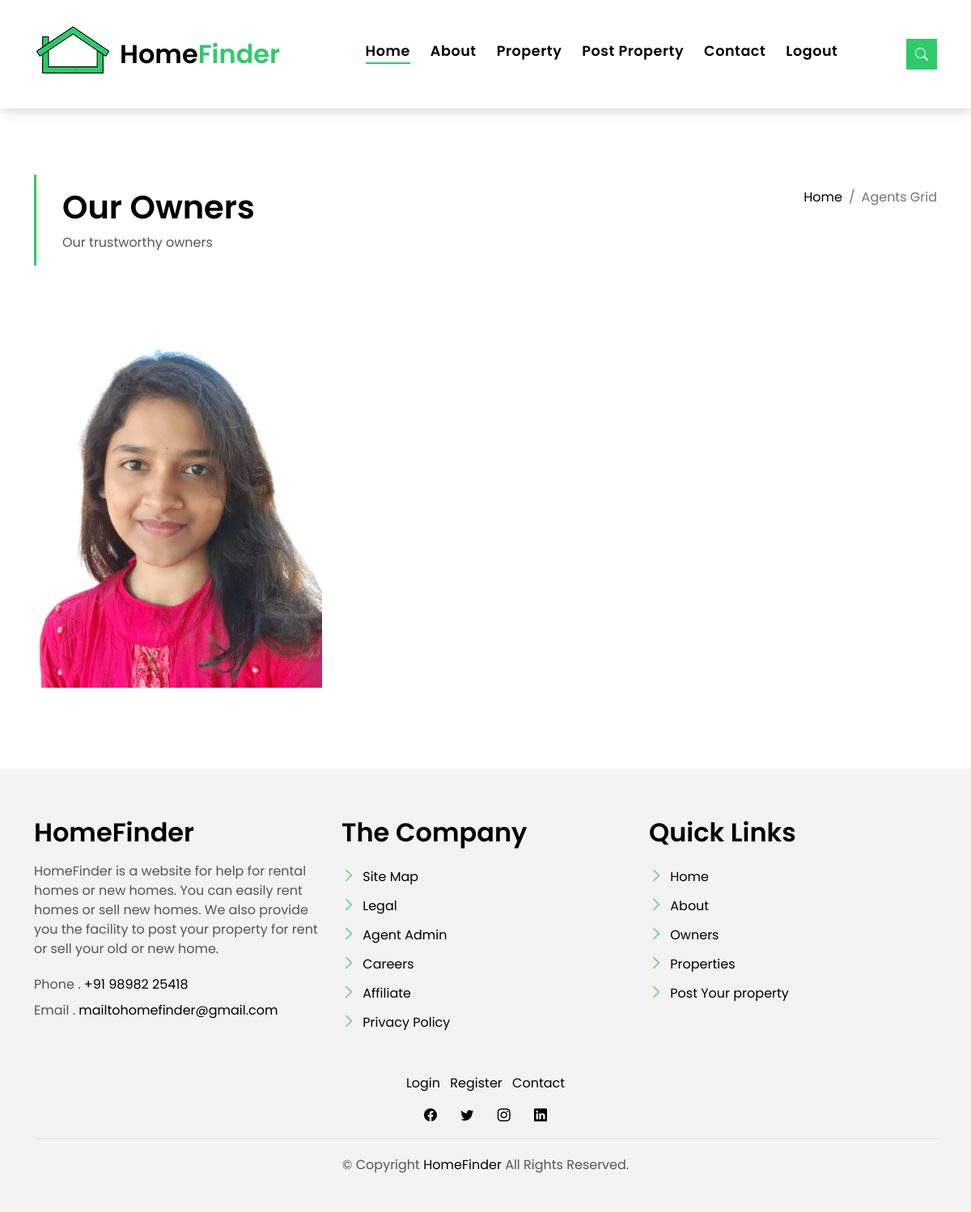
The app's page /agents_grid/ (signed in), older data.
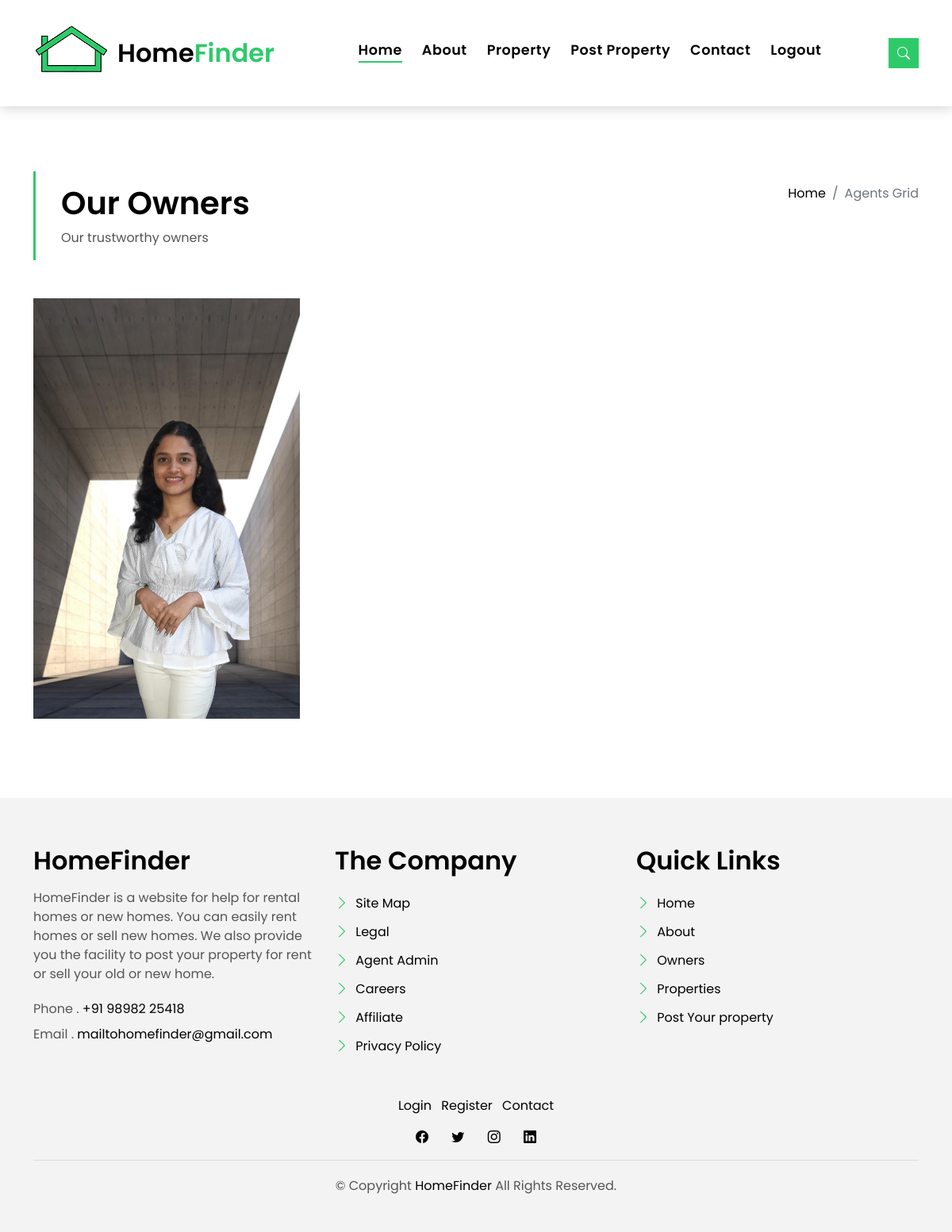
The same page, newer data.
### HomeFinderApp/models.py (models this page shows)
class Post(models.Model):
    user = models.ForeignKey(User, on_delete=models.CASCADE, null=True, blank=True)
    property_id = models.CharField(max_length=15, null=True)
    location = models.CharField(max_length=100, null=True)
    add1 = models.CharField(max_length=100, null=True)
    pincode = models.CharField(max_length=100, null=True)
    property_type = models.CharField(max_length=100, null=True)
    status = models.CharField(max_length=100, null=True)
    area = models.CharField(max_length=100, null=True)
    price = models.CharField(max_length=100, null=True)
    beds = models.CharField(max_length=100, null=True)
    parking = models.CharField(max_length=100, null=True)
    property_des = models.CharField(max_length=255, null=True)
    imagefile = models.FileField(upload_to="Images", null=True, blank=True)
    videofile = models.FileField(upload_to="Videos", null=True, blank=True)
    name = models.CharField(max_length=100, null=True)
    mobile_no = models.CharField(max_length=10, null=True)
    email = models.EmailField(max_length=100, null=True)
    owner_des = models.CharField(max_length=255, null=True)
    owner_imagefile = models.FileField(upload_to="ProfileImages", null=True, blank=True)
    balcony = models.CharField(max_length=5, null=True, blank=True)
    security = models.CharField(max_length=5, null=True, blank=True)
    tv = models.CharField(max_length=5, null=True, blank=True)
    refrigerator = models.CharField(max_length=5, null=True, blank=True)
    modular_kitchen = models.CharField(max_length=5, null=True, blank=True)
    parking_area = models.CharField(max_length=5, null=True, blank=True)
    power_backup = models.CharField(max_length=5, null=True, blank=True)
    ac = models.CharField(max_length=5, null=True, blank=True)
    fit = models.CharField(max_length=5, null=True, blank=True)
    kids_area = models.CharField(max_length=5, null=True, blank=True)
    water = models.CharField(max_length=5, null=True, blank=True)
    bike = models.CharField(max_length=5, null=True, blank=True)
    class Meta:
        db_table = "Post"

### HomeFinderApp/views.py (the view)
# urls.py: path('agents_grid/', views.agents_grid, name='agents_grid'),
def agents_grid(request):
    if request.user.is_authenticated:
        posts = Post.objects.all()
        context = {'posts': posts}
        return render(request, 'agents_grid.html', context)
    else:
        messages.info(request, 'Login to view more Owners....')
        return render(request, 'signin.html')

### HomeFinderApp/templates/agents_grid.html (shortened to what this page needs)
{% extends 'base.html' %}
{% block content %}
{% load static %}
<main id="main">
    <section class="intro-single">
        <div class="container">
            <div class="row">
                <div class="col-md-12 col-lg-8">
                    <div class="title-single-box">
                        <h1 class="title-single">Our Owners</h1>
                        <span class="color-text-a">Our trustworthy owners</span>
                    </div>
                </div>
                <div class="col-md-12 col-lg-4">
                    <nav aria-label="breadcrumb" class="breadcrumb-box d-flex justify-content-lg-end">
                        <ol class="breadcrumb">
                            <li class="breadcrumb-item">
                                <a href="#">Home</a>
                            </li>
                            <li aria-current="page" class="breadcrumb-item active">
                                Agents Grid
                            </li>
                        </ol>
                    </nav>
                </div>
            </div>
        </div>
    </section>
    <section class="agents-grid grid">
        <div class="container">
            <div class="row">
                {% for post in posts %}
                <div class="col-md-4">
                    <div class="card-box-d h-100">
                        <div class="card-img-d">
                            <img alt="" class="img-d img-fluid" src="{{post.owner_imagefile.url}}">
                        </div>
                        <div class="card-overlay card-overlay-hover">
                            <div class="card-header-d">
                                <div class="card-title-d align-self-center">
                                </div>
                            </div>
                            <div class="card-body-d">
                            </div>
                        </div>
                    </div>
                </div>
                {% endfor %}
            </div>
        </div>
    </section>
</main>
{% endblock %}

### HomeFinderApp/templates/base.html (shortened to what this page needs)
<!DOCTYPE html>
{% load static %}
<html lang="en">
<head>
    <link href="{% static 'vendor/animate.css/animate.min.css' %}" rel="stylesheet">
    <link href="{% static 'vendor/bootstrap/css/bootstrap.min.css' %}" rel="stylesheet">
    <link href="{% static 'vendor/bootstrap-icons/bootstrap-icons.css' %}" rel="stylesheet">
    <link href="{% static 'vendor/swiper/swiper-bundle.min.css' %}" rel="stylesheet">
    <link href="https://use.fontawesome.com/releases/v5.3.1/css/all.css" rel="stylesheet">
    <link href="{% static 'css/style.css' %}" rel="stylesheet">
</head>
<body>
<nav class="navbar navbar-default navbar-trans navbar-expand-lg fixed-top">
    <div class="container">
        <img alt="" rel="apple-touch-icon" src="{% static 'img/apple-touch-icon.png' %}"
             style="padding-right: 10px; padding-bottom: 10px">
        <a class="navbar-brand text-brand" href="{% url 'home' %}">Home<span class="color-b">Finder</span></a>
        <div class="navbar-collapse collapse justify-content-center" id="navbarDefault">
            <ul class="navbar-nav">
                {% if user.is_authenticated %}
                <li class="nav-item">
                    <a class="nav-link active" href="{% url 'home' %}">Home</a>
                </li>
                <li class="nav-item">
                    <a class="nav-link " href="{% url 'about' %}">About</a>
                </li>
                <li class="nav-item">
                    <a class="nav-link " href="{% url 'property_grid' %}">Property</a>
                </li>
                <li class="nav-item">
                    <a class="nav-link " href="{% url 'post_property' %}">Post Property</a>
                </li>
                <li class="nav-item">
                    <a class="nav-link " href="{% url 'contact' %}">Contact</a>
                </li>
                <li class="nav-item">
                    <a class="nav-link " href="{% url 'logout' %}">Logout</a>
                </li>
                {% endif %}
            </ul>
        </div>
        <button class="btn btn-b-n navbar-toggle-box navbar-toggle-box-collapse" data-bs-target="#navbarTogglerDemo01"
                data-bs-toggle="collapse"
                type="button">
            <i class="bi bi-search"></i>
        </button>
    </div>
</nav>
{% block content %}
{% endblock %}
<section class="section-footer">
    <div class="container">
        <div class="row">
            <div class="col-sm-12 col-md-4">
                <div class="widget-a">
                    <div class="w-header-a">
                        <h3 class="w-title-a text-brand">HomeFinder</h3>
                    </div>
                    <div class="w-body-a">
                        <p class="w-text-a color-text-a">
                            HomeFinder is a website for help for rental homes or new homes. You can easily
                            rent homes or sell new homes. We also provide you the facility to post your property
                            for rent or sell your old or new home.
                        </p>
                    </div>
                    <div class="w-footer-a">
                        <ul class="list-unstyled">
                            <li class="color-a">
                                <span class="color-text-a">Phone .</span> +91 98982 25418
                            </li>
                            <li class="color-a">
                                <span class="color-text-a">Email .</span> mailtohomefinder@gmail.com
                            </li>
                        </ul>
                    </div>
                </div>
            </div>
            <div class="col-sm-12 col-md-4 section-md-t3">
                <div class="widget-a">
                    <div class="w-header-a">
                        <h3 class="w-title-a text-brand">The Company</h3>
                    </div>
                    <div class="w-body-a">
                        <div class="w-body-a">
                            <ul class="list-unstyled">
                                <li class="item-list-a">
                                    <i class="bi bi-chevron-right"></i> <a href="#">Site Map</a>
                                </li>
                                <li class="item-list-a">
                                    <i class="bi bi-chevron-right"></i> <a href="#">Legal</a>
                                </li>
                                <li class="item-list-a">
                                    <i class="bi bi-chevron-right"></i> <a href="#">Agent Admin</a>
                                </li>
                                <li class="item-list-a">
                                    <i class="bi bi-chevron-right"></i> <a href="#">Careers</a>
                                </li>
                                <li class="item-list-a">
                                    <i class="bi bi-chevron-right"></i> <a href="#">Affiliate</a>
                                </li>
                                <li class="item-list-a">
                                    <i class="bi bi-chevron-right"></i> <a href="#">Privacy Policy</a>
                                </li>
                            </ul>
                        </div>
                    </div>
                </div>
            </div>
            <div class="col-sm-12 col-md-4 section-md-t3">
                <div class="widget-a">
                    <div class="w-header-a">
                        <h3 class="w-title-a text-brand">Quick Links</h3>
                    </div>
                    <div class="w-body-a">
                        <div class="w-body-a">
                            <ul class="list-unstyled">
                                <li class="item-list-a">
                                    <i class="bi bi-chevron-right"></i> <a href="{% url 'home' %}">Home</a>
                                </li>
                                <li class="item-list-a">
                                    <i class="bi bi-chevron-right"></i> <a href="{% url 'about' %}">About</a>
                                </li>
                                <li class="item-list-a">
                                    <i class="bi bi-chevron-right"></i> <a href="{% url 'agents_grid' %}">Owners</a>
                                </li>
                                <li class="item-list-a">
                                    <i class="bi bi-chevron-right"></i> <a
                                        href="{% url 'property_grid' %}">Properties</a>
                                </li>
                                <li class="item-list-a">
                                    <i class="bi bi-chevron-right"></i> <a href="{% url 'post_property' %}">Post Your
                                    property</a>
                                </li>
                            </ul>
                        </div>
                    </div>
                </div>
            </div>
        </div>
    </div>
</section>
<footer>
    <div class="container">
        <div class="row">
            <div class="col-md-12">
                <nav class="nav-footer">
                    <ul class="list-inline">
                        <li class="list-inline-item">
                            <a href="{% url 'signin' %}">Login</a>
                        </li>
                        <li class="list-inline-item">
                            <a href="{% url 'register' %}">Register</a>
                        </li>
                        <li class="list-inline-item">
                            <a href="{% url 'contact' %}">Contact</a>
                        </li>
                    </ul>
                </nav>
                <div class="socials-a">
                    <ul class="list-inline">
                        <li class="list-inline-item">
                            <a href="#">
                                <i aria-hidden="true" class="bi bi-facebook"></i>
                            </a>
                        </li>
                        <li class="list-inline-item">
                            <a href="#">
                                <i aria-hidden="true" class="bi bi-twitter"></i>
                            </a>
                        </li>
                        <li class="list-inline-item">
                            <a href="#">
                                <i aria-hidden="true" class="bi bi-instagram"></i>
                            </a>
                        </li>
                        <li class="list-inline-item">
                            <a href="#">
                                <i aria-hidden="true" class="bi bi-linkedin"></i>
                            </a>
                        </li>
                    </ul>
                </div>
                <div class="copyright-footer">
                    <p class="copyright color-text-a">
                        &copy; Copyright
                        <span class="color-a">HomeFinder</span> All Rights Reserved.
                    </p>
                </div>
            </div>
        </div>
    </div>
</footer>
</body>
</html>

Row changes from the older to the newer data that the page shows:
changed Post: owner_imagefile: a different picture
